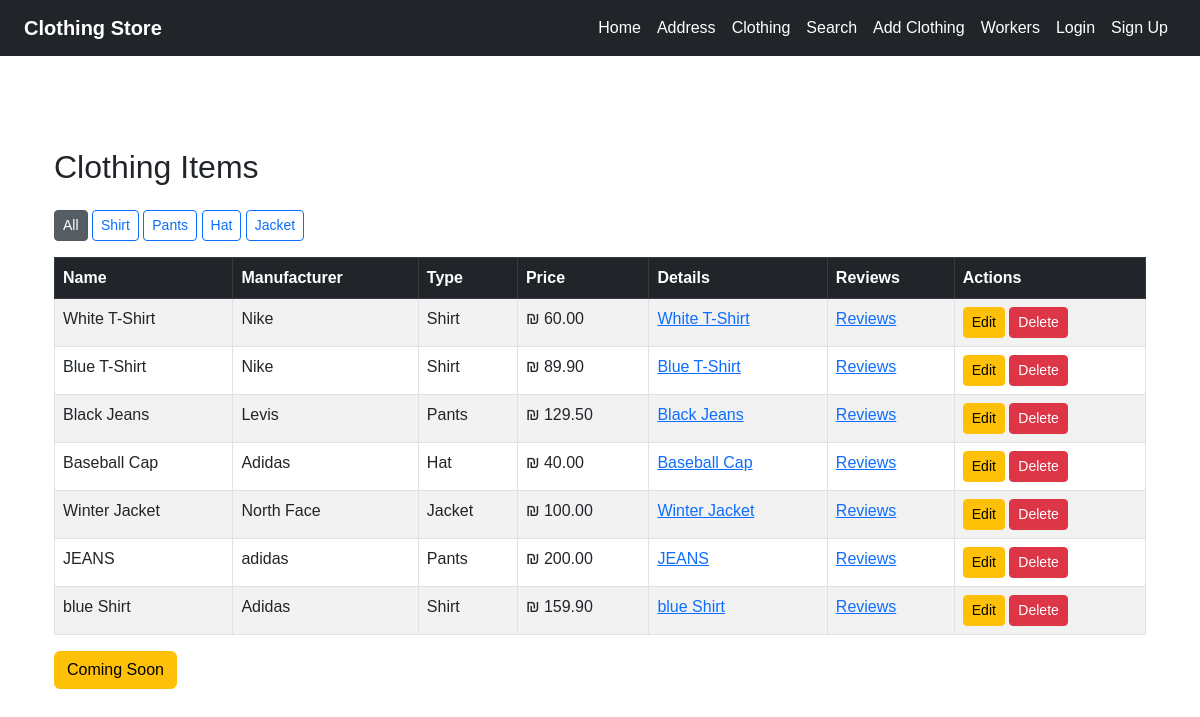
/clothing/, run on an earlier commit of the app's database.
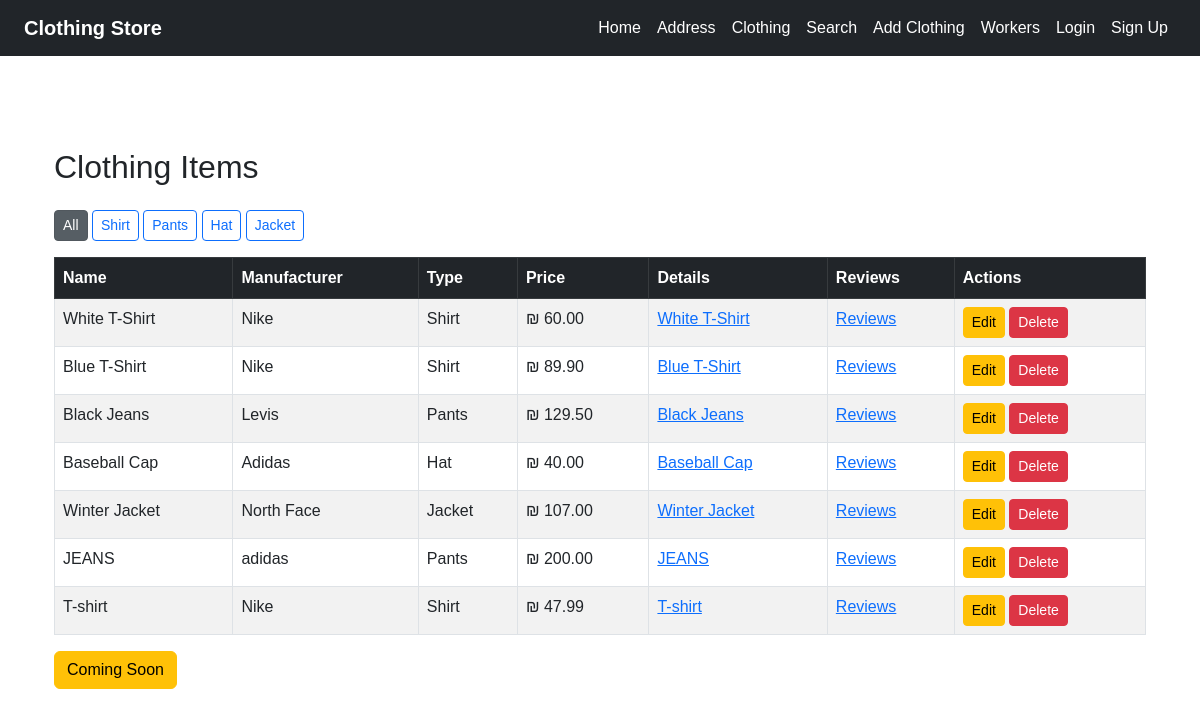
And on a later commit of the database.
### clothing/models.py (models this page shows, shortened)
class TypeModel(models.Model):
    name = models.CharField(max_length=100)

class ClothingModel(models.Model):
    name = models.CharField(max_length=100)
    manufacturer = models.CharField(max_length=100)
    price = models.DecimalField(max_digits=8, decimal_places=2, validators=[MinValueValidator(0), MaxValueValidator(1000)])
    type = models.ForeignKey(TypeModel, on_delete=models.CASCADE,related_name='clothing_items')

### clothing/views.py (the view)
# urls.py: path('', views.ClothingListView.as_view(), name='product_list'),
class ClothingListView(ListView):
    model = ClothingModel
    template_name = 'clothing/product_list.html'
    context_object_name='clothes'
    def get_queryset(self):
        queryset = super().get_queryset()
        type_id = self.request.GET.get('type')
        if type_id:
            queryset = queryset.filter(type_id=type_id)
        return queryset
    def get_context_data(self, **kwargs):
        context = super().get_context_data(**kwargs)
        context['types'] = TypeModel.objects.all()
        context['selected_type'] = int(self.request.GET.get('type')) if self.request.GET.get('type') else None
        return context

### clothing/templates/clothing/product_list.html (shortened to what this page needs)
{% extends 'layout.html' %}
{% block content %}
<div class="container mt-5">
    <h2 class="mb-4">Clothing Items</h2>
    <div class="mb-3">
        <a href="{% url 'product_list' %}" class="btn btn-secondary btn-sm {% if not selected_type %}active{% endif %}">All</a>
        {% for type in types %}
            <a href="?type={{ type.id }}" class="btn btn-outline-primary btn-sm {% if selected_type == type.id %}active{% endif %}">
                {{ type.name }}
            </a>
        {% endfor %}
    </div>
    <table class="table table-bordered table-striped">
        <thead class="table-dark">
            <tr>
                <th>Name</th>
                <th>Manufacturer</th>
                <th>Type</th>
                <th>Price</th>
                <th>Details</th>
                <th>Reviews</th>
                <th>Actions</th>
            </tr>
        </thead>
        <tbody>
            {% for item in clothes %}
            <tr>
                <td>{{ item.name }}</td>
                <td>{{ item.manufacturer }}</td>
                <td>{{ item.type.name }}</td>
                <td>₪ {{ item.price }}</td>
                <td>
                    <a href="{% url 'clothing_detail' item.pk %}">
                        {{ item.name }}
                    </a>
                </td>
                <td>
                    <a href="{% url 'clothing_reviews' item.pk %}">
                        Reviews
                    </a>
                </td>
                <td>
                    <a href="{% url 'update_clothing' item.pk %}" class="btn btn-sm btn-warning">Edit</a>
                    <a href="{% url 'delete_clothing' item.pk %}" class="btn btn-sm btn-danger">Delete</a>
                </td>
            </tr>
            {% empty %}
            <tr>
                <td colspan="8" class="text-center">No items found.</td>
            </tr>
            {% endfor %}
        </tbody>
    </table>
<a href="{% url 'coming_soon' %}" class="btn btn-warning">Coming Soon</a>
</div>
{% endblock %}

### clothing_website/templates/layout.html (shortened to what this page needs)
{% load static %}
<!DOCTYPE html>
<html lang="en">
<head>
  <link href="https://cdn.jsdelivr.net/npm/bootstrap@5.3.0/dist/css/bootstrap.min.css" rel="stylesheet">
  <link rel="stylesheet" href="{% static 'css/style.css' %}">
</head>
<body class="{% block body_class %}{% endblock %} m-0 p-0">
  <nav class="navbar navbar-expand-lg navbar-dark bg-dark px-4"
       style="position: fixed; top: 0; width: 100%; z-index: 1000;">
    <a class="navbar-brand fw-bold text-white" href="{% url 'home' %}">Clothing Store</a>
    <div class="collapse navbar-collapse">
      <ul class="navbar-nav ms-auto">
        <li class="nav-item">
          <a class="nav-link text-white {% if request.path == '/' %}active{% endif %}" href="{% url 'home' %}">Home</a>
        </li>
        <li class="nav-item">
          <a class="nav-link text-white {% if request.path == '/address/' %}active{% endif %}" href="{% url 'address' %}">Address</a>
        </li>
        <li class="nav-item">
          <a class="nav-link text-white {% if request.path == '/clothing/' %}active{% endif %}" href="{% url 'product_list' %}">Clothing</a>
        </li>
        <li class="nav-item">
          <a class="nav-link text-white {% if request.path == '/clothing/search/' %}active{% endif %}" href="{% url 'clothing_search' %}">Search</a>
        </li>
        <li class="nav-item">
          <a class="nav-link text-white {% if request.path == '/clothing/add/' %}active{% endif %}" href="{% url 'add_clothing' %}">Add Clothing</a>
        </li>
        <li class="nav-item">
          <a class="nav-link text-white {% if request.path == '/workers/' %}active{% endif %}" href="{% url 'worker_list' %}">Workers</a>
        </li>
        {% if request.user.is_authenticated %}
          <li class="nav-item d-flex align-items-center ms-3">
            <span class="text-white fw-bold me-2" style="padding-top: 3px;">
              Hello, <strong>{{ request.user.username }}</strong>
            </span>
            <a class="btn btn-outline-light btn-sm" href="{% url 'logout' %}">Logout</a>
          </li>
        {% else %}
          <li class="nav-item">
            <a class="nav-link text-white {% if request.path == '/accounts/login/' %}active{% endif %}" href="{% url 'login' %}">Login</a>
          </li>
          <li class="nav-item">
            <a class="nav-link text-white {% if request.path == '/accounts/signup/' %}active{% endif %}" href="{% url 'signup' %}">Sign Up</a>
          </li>
        {% endif %}
      </ul>
    </div>
  </nav>
  <main class="container" style="padding-top: 100px;">
       {% block content %}{% endblock %}
  </main>
</body>
</html

### clothing_website/static/css/style.css (style rules this page uses)
* { margin: 0; padding: 0; box-sizing: border-box; }
body { font-family: Arial, sans-serif; }

What changed in the data, as far as the page shows it:
removed ClothingModel: name "blue Shirt", manufacturer "Adidas", type.name "Shirt", price "159.90"
changed ClothingModel "Winter Jacket": price "100.00" → "107.00"
added ClothingModel: name "T-shirt", manufacturer "Nike", type.name "Shirt", price "47.99"
